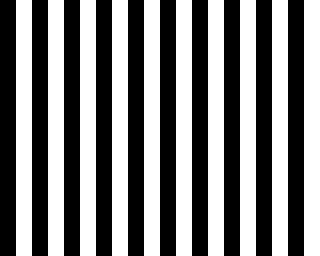
#> input picture experiments/timbre/simple_pattern/vertical_stripes_16px.png, 320 x 256 px, found by its file name
$ python program.py
#> lines starting #> are read from the running program, lines starting #| are printed output that depends on the picture
### experiments/utils.py
import os
from PIL import Image as PILImage
from pysstv.color import MartinM1 as PySSTVMartinM1


__all__ = [
    "convertImageToMartinM1Audio"
]


def convertImageToMartinM1Audio(
    image_path: str, output_path: str, *, should_overwrite_if_existed: bool = False
) -> None:
    """
    Convert an image into SSTV audio.
    """
#> called with should_overwrite_if_existed = True
    # # Check if given path is file, and make dir if necessary.
    if not should_overwrite_if_existed and os.path.isfile(output_path):
        raise RuntimeError(f"[ERR ] Cannot write to path `{output_path}` since it already existed.")
    os.makedirs(os.path.dirname(output_path), exist_ok=True)

    pil_image = PILImage.open(image_path)
#> pil_image is the input picture: PIL image 320x256 RGBA; mean R, G, B, A 127.5, 127.5, 127.5, 255
    sstv_sound = PySSTVMartinM1(pil_image, 48000, 16)
    sstv_sound.vox_enabled = True  # enable prefix sound
    sstv_sound.write_wav(output_path)

### experiments/timbre/simple_pattern/program.py
from experiments.utils import convertImageToMartinM1Audio


# Verticle Stripes

convertImageToMartinM1Audio(
    "experiments/timbre/simple_pattern/vertical_stripes_16px.png",
    "experiments/timbre/simple_pattern/output/vertical_stripes_16px.wav",
    should_overwrite_if_existed=True
)
#> (the call stopped at in convertImageToMartinM1Audio, `sstv_sound = PySSTVMartinM1(pil_image, 48000, 16)`: pysstv is not available in this run)

convertImageToMartinM1Audio(
    "experiments/timbre/simple_pattern/vertical_stripes_32px.png",
    "experiments/timbre/simple_pattern/output/vertical_stripes_32px.wav",
    should_overwrite_if_existed=True
)
#> call 2 of convertImageToMartinM1Audio, with should_overwrite_if_existed = True
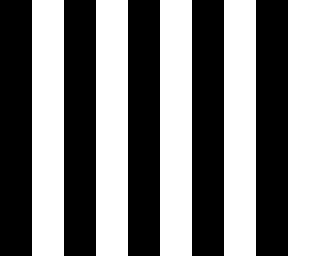
#> input picture experiments/timbre/simple_pattern/vertical_stripes_32px.png, 320 x 256 px, found by its file name
#> in convertImageToMartinM1Audio, pil_image is the input picture: PIL image 320x256 RGBA; mean R, G, B, A 127.5, 127.5, 127.5, 255
#> (the call stopped at in convertImageToMartinM1Audio, `sstv_sound = PySSTVMartinM1(pil_image, 48000, 16)`: pysstv is not available in this run)

convertImageToMartinM1Audio(
    "experiments/timbre/simple_pattern/vertical_stripes_64px.png",
    "experiments/timbre/simple_pattern/output/vertical_stripes_64px.wav",
    should_overwrite_if_existed=True
)
#> call 3 of convertImageToMartinM1Audio, with should_overwrite_if_existed = True
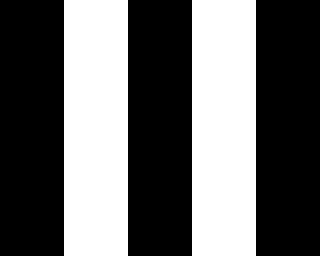
#> input picture experiments/timbre/simple_pattern/vertical_stripes_64px.png, 320 x 256 px, found by its file name
#> in convertImageToMartinM1Audio, pil_image is the input picture: PIL image 320x256 RGBA; mean R, G, B, A 102, 102, 102, 255
#> (the call stopped at in convertImageToMartinM1Audio, `sstv_sound = PySSTVMartinM1(pil_image, 48000, 16)`: pysstv is not available in this run)

convertImageToMartinM1Audio(
    "experiments/timbre/simple_pattern/vertical_stripes_160px.png",
    "experiments/timbre/simple_pattern/output/vertical_stripes_160px.wav",
    should_overwrite_if_existed=True
)
#> (the run stopped early here; a loop or call above may not have finished)
